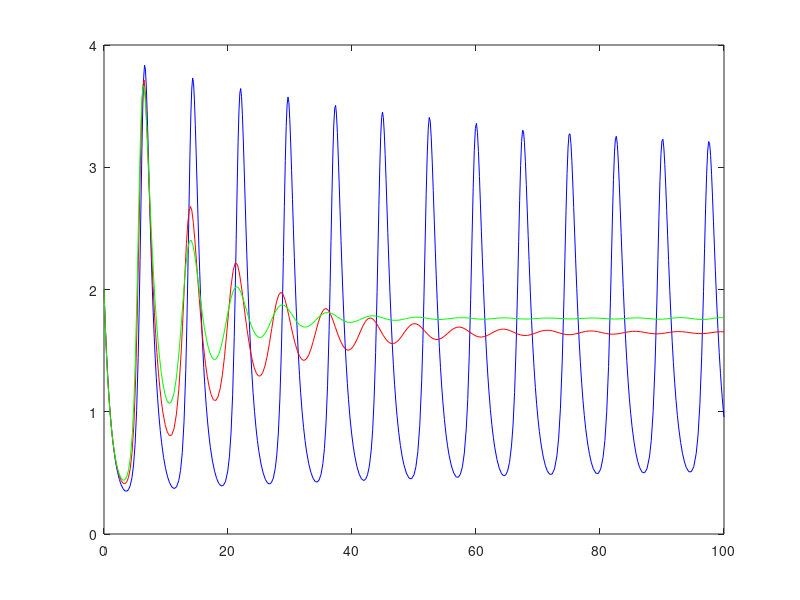

Reproduce this figure in MATLAB. (Note: this script raises an error after producing the figure.)
function model
[T,Y]   = ode45(@Bqfun1,[0 100],[2 2]);
[T1,Y1] = ode45(@Bqfun2,[0 100],[2 2]);
[T2,Y2] = ode45(@Bqfun3,[0 100],[2 2]);

plot (T,Y(:,2),'b',T1,Y1(:,2),'r',T2,Y2(:,2),'g');
h=legend('b = 0.03','b = 0.07','b = 0.09',3)
xlabel('t');
ylabel('y');

function dy1 = Bqfun1(t,y)
dy1 = zeros(2,1);
r=2; K=50; theta=4; alpha=0.7; a=0.04; b=0.03; delta0=1; delta1=.3; c=0.7;
dy1=[(r*y(1)*(1-(y(1)/K))*((y(1))/(y(1)+theta))-(alpha*y(1)*y(2)/((1+a*y(1)+b*y(2)))))
    ((c*alpha*y(1)*y(2)/((1+a*y(1)+b*y(2))))-delta0*y(2)-delta1*y(2)*y(2))]

function dy2 = Bqfun2(t,y)
dy2 = zeros(2,1);
r=2; K=50; theta=4; alpha=0.7; a=0.04; b=0.07; delta0=1; delta1=.3; c=0.7;
dy2=[(r*y(1)*(1-(y(1)/K))*((y(1))/(y(1)+theta))-(alpha*y(1)*y(2)/((1+a*y(1)+b*y(2)))))
    ((c*alpha*y(1)*y(2)/((1+a*y(1)+b*y(2))))-delta0*y(2)-delta1*y(2)*y(2))]

function dy3 = Bqfun3(t,y)
dy3 = zeros(2,1);
r=2; K=50; theta=4; alpha=0.7; a=0.04; b=0.09; delta0=1; delta1=.3; c=0.7;
dy3=[(r*y(1)*(1-(y(1)/K))*((y(1))/(y(1)+theta))-(alpha*y(1)*y(2)/((1+a*y(1)+b*y(2)))))
    ((c*alpha*y(1)*y(2)/((1+a*y(1)+b*y(2))))-delta0*y(2)-delta1*y(2)*y(2))]
